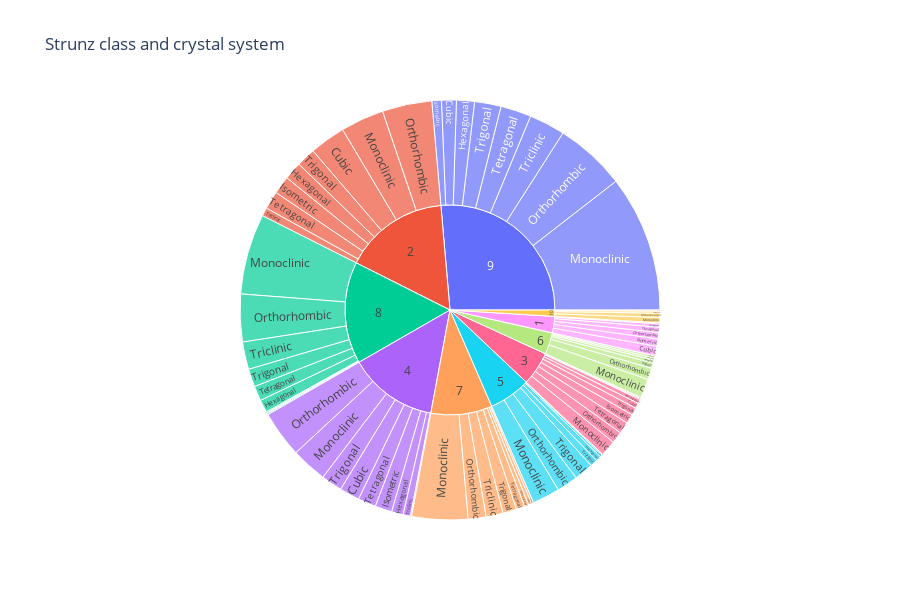

Source (notebook cell):
### Code cell
fig = px.sunburst(df3, path=['strunz0', 'crystal system'], height=600, title='Strunz class and crystal system', hover_name=df3['strunz name'])
fig.show()

### Figure 1 — Plotly figure (JSON) as saved in the notebook; plotly's stock layout.template omitted (floating-point values rounded to 4 significant figures)
{"data": [{"branchvalues": "total", "domain": {"x": [0, 1], "y": [0, 1]}, "hovertemplate": "<b>%{hovertext}</b><br><br>labels=%{label}<br>count=%{value}<br>parent=%{parent}<br>id=%{id}<extra></extra>", "hovertext": ["Halides", "Oxides, Hydroxides, Arsenites", "Phosphates, Arsenates, Vanadates", "Elements", "Sulfides, Sulfosalts", "Halides", "Oxides, Hydroxides, Arsenites", "Sulfates, Chromates, Molybdates, Tungstates", "Phosphates, Arsenates, Vanadates", "Silicates", "Elements", "Sulfides, Sulfosalts", "Halides", "Oxides, Hydroxides, Arsenites", "Carbonates, Nitrates", "Borates", "Sulfates, Chromates, Molybdates, Tungstates", "Phosphates, Arsenates, Vanadates", "Silicates", "Elements", "Sulfides, Sulfosalts", "Halides", "Oxides, Hydroxides, Arsenites", "Carbonates, Nitrates", "Sulfates, Chromates, Molybdates, Tungstates", "Phosphates, Arsenates, Vanadates", "Silicates", "Elements", "Sulfides, Sulfosalts", "Halides", "Oxides, Hydroxides, Arsenites", "Carbonates, Nitrates", "Borates", "Sulfates, Chromates, Molybdates, Tungstates", "Phosphates, Arsenates, Vanadates", "Silicates", "Organic Compounds", "Elements", "Sulfides, Sulfosalts", "Halides", "Oxides, Hydroxides, Arsenites", "Carbonates, Nitrates", "Borates", "Sulfates, Chromates, Molybdates, Tungstates", "Phosphates, Arsenates, Vanadates", "Silicates", "Organic Compounds", "Elements", "Sulfides, Sulfosalts", "Halides", "Oxides, Hydroxides, Arsenites", "Carbonates, Nitrates", "Borates", "Sulfates, Chromates, Molybdates, Tungstates", "Phosphates, Arsenates, Vanadates", "Silicates", "Organic Compounds", "Sulfides, Sulfosalts", "Halides", "Oxides, Hydroxides, Arsenites", "Carbonates, Nitrates", "Borates", "Sulfates, Chromates, Molybdates, Tungstates", "Phosphates, Arsenates, Vanadates", "Silicates", "Organic Compounds", "Sulfides, Sulfosalts", "Halides", "Oxides, Hydroxides, Arsenites", "Carbonates, Nitrates", "Borates", "Sulfates, Chromates, Molybdates, Tungstates", "Phosphates, Arsenates, Vanadates", "Silicates", "Elements", "Sulfides, Sulfosalts", "Halides", "Oxides, Hydroxides, Arsenites", "Carbonates, Nitrates", "Borates", "Sulfates, Chromates, Molybdates, Tungstates", "Phosphates, Arsenates, Vanadates", "Silicates", "Organic Compounds"], "ids": ["3/Amorphous", "4/Amorphous", "8/Amorphous", "1/Cubic", "2/Cubic", "3/Cubic", "4/Cubic", "7/Cubic", "8/Cubic", "9/Cubic", "1/Hexagonal", "2/Hexagonal", "3/Hexagonal", "4/Hexagonal", "5/Hexagonal", "6/Hexagonal", "7/Hexagonal", "8/Hexagonal", "9/Hexagonal", "1/Isometric", "2/Isometric", "3/Isometric", "4/Isometric", "5/Isometric", "7/Isometric", "8/Isometric", "9/Isometric", "1/Monoclinic", "2/Monoclinic", "3/Monoclinic", "4/Monoclinic", "5/Monoclinic", "6/Monoclinic", "7/Monoclinic", "8/Monoclinic", "9/Monoclinic", "10/Monoclinic", "1/Orthorhombic", "2/Orthorhombic", "3/Orthorhombic", "4/Orthorhombic", "5/Orthorhombic", "6/Orthorhombic", "7/Orthorhombic", "8/Orthorhombic", "9/Orthorhombic", "10/Orthorhombic", "1/Tetragonal", "2/Tetragonal", "3/Tetragonal", "4/Tetragonal", "5/Tetragonal", "6/Tetragonal", "7/Tetragonal", "8/Tetragonal", "9/Tetragonal", "10/Tetragonal", "2/Triclinic", "3/Triclinic", "4/Triclinic", "5/Triclinic", "6/Triclinic", "7/Triclinic", "8/Triclinic", "9/Triclinic", "10/Triclinic", "2/Trigonal", "3/Trigonal", "4/Trigonal", "5/Trigonal", "6/Trigonal", "7/Trigonal", "8/Trigonal", "9/Trigonal", "1", "2", "3", "4", "5", "6", "7", "8", "9", "10"], "labels": ["Amorphous", "Amorphous", "Amorphous", "Cubic", "Cubic", "Cubic", "Cubic", "Cubic", "Cubic", "Cubic", "Hexagonal", "Hexagonal", "Hexagonal", "Hexagonal", "Hexagonal", "Hexagonal", "Hexagonal", "Hexagonal", "Hexagonal", "Isometric", "Isometric", "Isometric", "Isometric", "Isometric", "Isometric", "Isometric", "Isometric", "Monoclinic", "Monoclinic", "Monoclinic", "Monoclinic", "Monoclinic", "Monoclinic", "Monoclinic", "Monoclinic", "Monoclinic", "Monoclinic", "Orthorhombic", "Orthorhombic", "Orthorhombic", "Orthorhombic", "Orthorhombic", "Orthorhombic", "Orthorhombic", "Orthorhombic", "Orthorhombic", "Orthorhombic", "Tetragonal", "Tetragonal", "Tetragonal", "Tetragonal", "Tetragonal", "Tetragonal", "Tetragonal", "Tetragonal", "Tetragonal", "Tetragonal", "Triclinic", "Triclinic", "Triclinic", "Triclinic", "Triclinic", "Triclinic", "Triclinic", "Triclinic", "Triclinic", "Trigonal", "Trigonal", "Trigonal", "Trigonal", "Trigonal", "Trigonal", "Trigonal", "Trigonal", "1", "2", "3", "4", "5", "6", "7", "8", "9", "10"], "name": "", "parents": ["3", "4", "8", "1", "2", "3", "4", "7", "8", "9", "1", "2", "3", "4", "5", "6", "7", "8", "9", "1", "2", "3", "4", "5", "7", "8", "9", "1", "2", "3", "4", "5", "6", "7", "8", "9", "10", "1", "2", "3", "4", "5", "6", "7", "8", "9", "10", "1", "2", "3", "4", "5", "6", "7", "8", "9", "10", "2", "3", "4", "5", "6", "7", "8", "9", "10", "2", "3", "4", "5", "6", "7", "8", "9", "", "", "", "", "", "", "", "", "", ""], "type": "sunburst", "values": [1, 1, 1, 9, 34, 5, 19, 3, 1, 14, 5, 17, 4, 11, 5, 3, 4, 12, 17, 7, 17, 9, 16, 2, 2, 1, 9, 1, 41, 15, 34, 26, 18, 53, 76, 129, 5, 6, 47, 11, 44, 20, 11, 17, 45, 67, 4, 3, 17, 11, 17, 1, 2, 8, 14, 29, 2, 8, 1, 7, 7, 5, 16, 26, 34, 1, 18, 7, 20, 18, 2, 13, 17, 25, 31, 199, 64, 169, 79, 41, 116, 193, 324, 12]}], "layout": {"height": 600, "legend": {"tracegroupgap": 0}, "title": {"text": "Strunz class and crystal system"}}}
